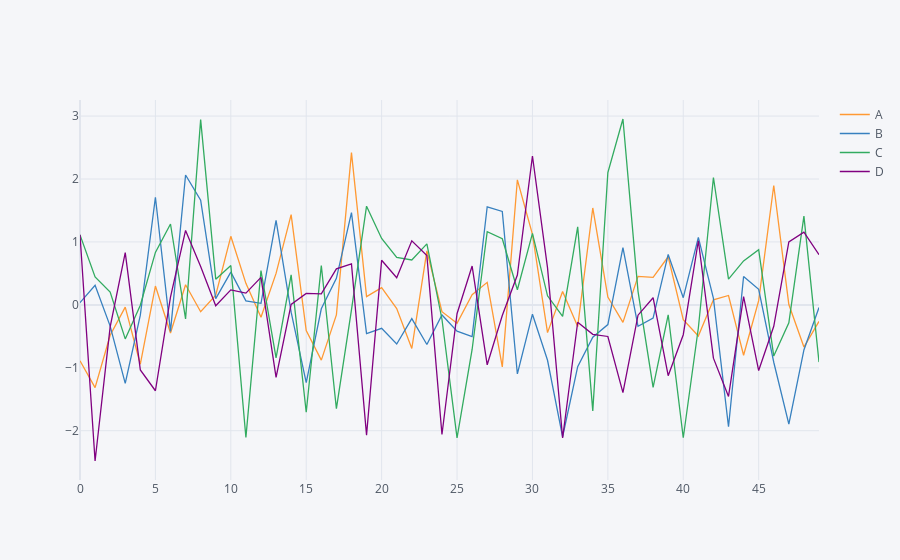

Write notebook code for a chart like this one.
### Markdown cell above
### Basics

### Code cell
# Create a dataframe using a NumPy array that is 50 by 4
arr_1 = np.random.randn(50, 4)
df_1 = pd.DataFrame(arr_1, columns=['A','B','C','D'])
df_1.head()

# Compare old plots to a Plotly interactive plot
# You can save as PNG, Zoom, Pan, Turn off & on Data and more
df_1.plot()
df_1.iplot()

### Figure 1 — Plotly figure (JSON) as saved in the notebook; plotly's stock layout.template omitted (floating-point values rounded to 4 significant figures)
{"data": [{"line": {"color": "rgba(255, 153, 51, 1.0)", "dash": "solid", "shape": "linear", "width": 1.3}, "mode": "lines", "name": "A", "text": "", "type": "scatter", "x": [0, 1, 2, 3, 4, 5, 6, 7, 8, 9, 10, 11, 12, 13, 14, 15, 16, 17, 18, 19, 20, 21, 22, 23, 24, 25, 26, 27, 28, 29, 30, 31, 32, 33, 34, 35, 36, 37, 38, 39, 40, 41, 42, 43, 44, 45, 46, 47, 48, 49], "y": [-0.8876, -1.315, -0.4823, -0.03576, -0.9427, 0.2997, -0.4458, 0.3198, -0.1082, 0.1555, 1.089, 0.3424, -0.1972, 0.5001, 1.433, -0.4081, -0.8782, -0.1585, 2.419, 0.1319, 0.2751, -0.05912, -0.6931, 0.8568, -0.1082, -0.2926, 0.1629, 0.3582, -0.9842, 1.987, 1.119, -0.4407, 0.2127, -0.3443, 1.54, 0.1238, -0.2774, 0.4527, 0.4375, 0.7648, -0.2349, -0.4945, 0.08052, 0.1496, -0.8004, 0.06648, 1.898, 0.005972, -0.6703, -0.2627]}, {"line": {"color": "rgba(55, 128, 191, 1.0)", "dash": "solid", "shape": "linear", "width": 1.3}, "mode": "lines", "name": "B", "text": "", "type": "scatter", "x": [0, 1, 2, 3, 4, 5, 6, 7, 8, 9, 10, 11, 12, 13, 14, 15, 16, 17, 18, 19, 20, 21, 22, 23, 24, 25, 26, 27, 28, 29, 30, 31, 32, 33, 34, 35, 36, 37, 38, 39, 40, 41, 42, 43, 44, 45, 46, 47, 48, 49], "y": [0.03541, 0.312, -0.3372, -1.247, -0.163, 1.711, -0.4205, 2.063, 1.663, 0.0988, 0.5203, 0.06343, 0.02546, 1.342, -0.1157, -1.236, -0.06227, 0.4209, 1.466, -0.4553, -0.3718, -0.622, -0.2186, -0.6299, -0.1604, -0.4174, -0.5028, 1.559, 1.486, -1.098, -0.1482, -0.8802, -2.095, -0.9817, -0.5145, -0.3125, 0.9091, -0.3407, -0.21, 0.8015, 0.1143, 1.073, 0.1022, -1.937, 0.4507, 0.248, -0.9114, -1.895, -0.7154, -0.0409]}, {"line": {"color": "rgba(50, 171, 96, 1.0)", "dash": "solid", "shape": "linear", "width": 1.3}, "mode": "lines", "name": "C", "text": "", "type": "scatter", "x": [0, 1, 2, 3, 4, 5, 6, 7, 8, 9, 10, 11, 12, 13, 14, 15, 16, 17, 18, 19, 20, 21, 22, 23, 24, 25, 26, 27, 28, 29, 30, 31, 32, 33, 34, 35, 36, 37, 38, 39, 40, 41, 42, 43, 44, 45, 46, 47, 48, 49], "y": [1.113, 0.4442, 0.2033, -0.5406, -0.004461, 0.8342, 1.285, -0.2237, 2.944, 0.4086, 0.6243, -2.107, 0.5462, -0.8429, 0.4761, -1.705, 0.6263, -1.65, -0.0804, 1.568, 1.054, 0.753, 0.7138, 0.9699, -0.228, -2.112, -0.7083, 1.162, 1.051, 0.2406, 1.136, 0.1442, -0.182, 1.241, -1.684, 2.104, 2.954, 0.2152, -1.31, -0.1572, -2.111, -0.3677, 2.024, 0.4085, 0.6984, 0.8778, -0.8131, -0.2853, 1.41, -0.9089]}, {"line": {"color": "rgba(128, 0, 128, 1.0)", "dash": "solid", "shape": "linear", "width": 1.3}, "mode": "lines", "name": "D", "text": "", "type": "scatter", "x": [0, 1, 2, 3, 4, 5, 6, 7, 8, 9, 10, 11, 12, 13, 14, 15, 16, 17, 18, 19, 20, 21, 22, 23, 24, 25, 26, 27, 28, 29, 30, 31, 32, 33, 34, 35, 36, 37, 38, 39, 40, 41, 42, 43, 44, 45, 46, 47, 48, 49], "y": [1.113, -2.481, -0.3502, 0.8313, -1.033, -1.364, 0.1234, 1.183, 0.611, -0.01436, 0.239, 0.1876, 0.4369, -1.152, 0.008432, 0.1819, 0.1764, 0.5726, 0.6502, -2.069, 0.7092, 0.4325, 1.017, 0.7829, -2.06, -0.1405, 0.6171, -0.9522, -0.1684, 0.4741, 2.365, 0.5875, -2.116, -0.2762, -0.4681, -0.5016, -1.395, -0.1636, 0.1137, -1.126, -0.4739, 1.019, -0.8466, -1.455, 0.1298, -1.044, -0.3406, 1.001, 1.155, 0.7975]}], "layout": {"legend": {"bgcolor": "#F5F6F9", "font": {"color": "#4D5663"}}, "paper_bgcolor": "#F5F6F9", "plot_bgcolor": "#F5F6F9", "title": {"font": {"color": "#4D5663"}}, "xaxis": {"gridcolor": "#E1E5ED", "showgrid": true, "tickfont": {"color": "#4D5663"}, "title": {"font": {"color": "#4D5663"}, "text": ""}, "zerolinecolor": "#E1E5ED"}, "yaxis": {"gridcolor": "#E1E5ED", "showgrid": true, "tickfont": {"color": "#4D5663"}, "title": {"font": {"color": "#4D5663"}, "text": ""}, "zerolinecolor": "#E1E5ED"}}}
